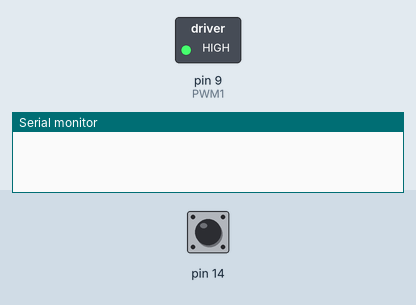
Simulated run of this sketch. Board: Arduino Mega 2560, built with avr-gcc and run on an emulated ATmega2560. On the bench: switched loads named in the sketch (green lamp = pin HIGH), the last lines printed to the serial monitor. The test bench sets the inputs (shaded band); at power-on: pin 14 LOW.

Above: at 1.2 s.
1.3 s: pin 14 driven HIGH
2.8 s: pin 14 pulsed LOW 5 times (0.12 s each, 0.3 s apart)
At 3.07 s:
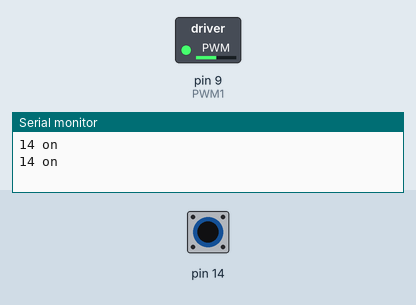
At 5.0 s:
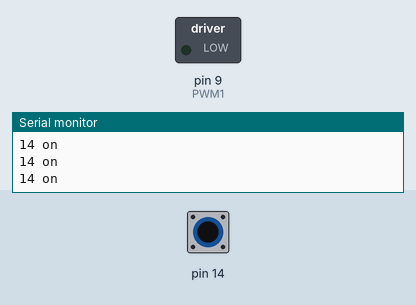
Timing chart, 0 to 6.5 s (numbered marks = the images above; inputs shaded):
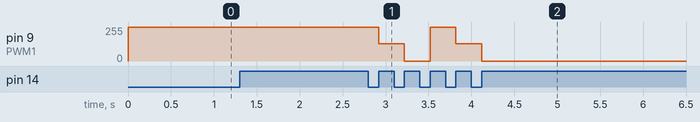

The sketch:

HW9_2.ino
```cpp
int DIR1 = 39;

int PWM1 = 9;

int mode = 0;
bool button14Flag = true;

enum motorMode { STOP, HALF, FULL };

void setup() {
  Serial.begin(9600);
  digitalWrite(DIR1, HIGH);
  digitalWrite(38, HIGH);
  analogWrite(PWM1, 255);
}

void loop() {

  if ( digitalRead(14) == HIGH && button14Flag == true ) {
    Serial.println("14 on");
    button14Flag = false;
    switch(mode) {
      case STOP:
        analogWrite(PWM1, 255);
        mode = HALF;
        break;
      case HALF:
        analogWrite(PWM1, 128);
        mode = FULL;
        break;
      case FULL:
        analogWrite(PWM1, 0);
        mode = STOP;
        break;
      default:
        break;
    }

  }
  if ( digitalRead(14) == LOW ) {
    button14Flag = true;
  }
}
```

Measured:
- after the input at 2.8 s, pin 9 (PWM1): 255/255 → 128/255 after 0.12 s, → 0/255 0.30 s later, → 255/255 0.30 s later, → 128/255 0.30 s later, … (5 changes in this stretch)
